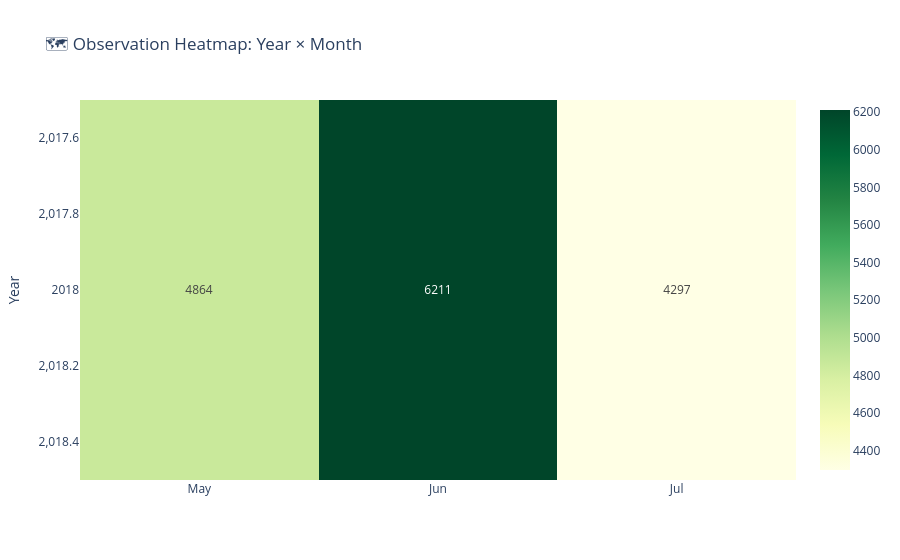

Notebook source saved alongside this figure:
### Code cell
# ── Year × Month Heatmap ──
heatmap_data = df.groupby(['Year','Month']).size().unstack(fill_value=0)
heatmap_data.columns = [month_order[m-1] for m in heatmap_data.columns]

fig = px.imshow(heatmap_data, text_auto=True,
                color_continuous_scale='YlGn',
                title='🗺️ Observation Heatmap: Year × Month',
                template='plotly_white',
                aspect='auto')
fig.show()

### Figure 1 — Plotly figure (JSON) as saved in the notebook; plotly's stock layout.template omitted (floating-point values rounded to 4 significant figures)
{"data": [{"coloraxis": "coloraxis", "hovertemplate": "x: %{x}<br>Year: %{y}<br>color: %{z}<extra></extra>", "name": "0", "texttemplate": "%{z}", "type": "heatmap", "x": ["May", "Jun", "Jul"], "xaxis": "x", "y": [2018], "yaxis": "y", "z": [[4864, 6211, 4297]]}], "layout": {"coloraxis": {"autocolorscale": false, "colorscale": [[0.0, "rgb(255,255,229)"], [0.125, "rgb(247,252,185)"], [0.25, "rgb(217,240,163)"], [0.375, "rgb(173,221,142)"], [0.5, "rgb(120,198,121)"], [0.625, "rgb(65,171,93)"], [0.75, "rgb(35,132,67)"], [0.875, "rgb(0,104,55)"], [1.0, "rgb(0,69,41)"]]}, "title": {"text": "🗺️ Observation Heatmap: Year × Month"}, "xaxis": {"anchor": "y", "domain": [0.0, 1.0]}, "yaxis": {"anchor": "x", "autorange": "reversed", "domain": [0.0, 1.0], "title": {"text": "Year"}}}}
